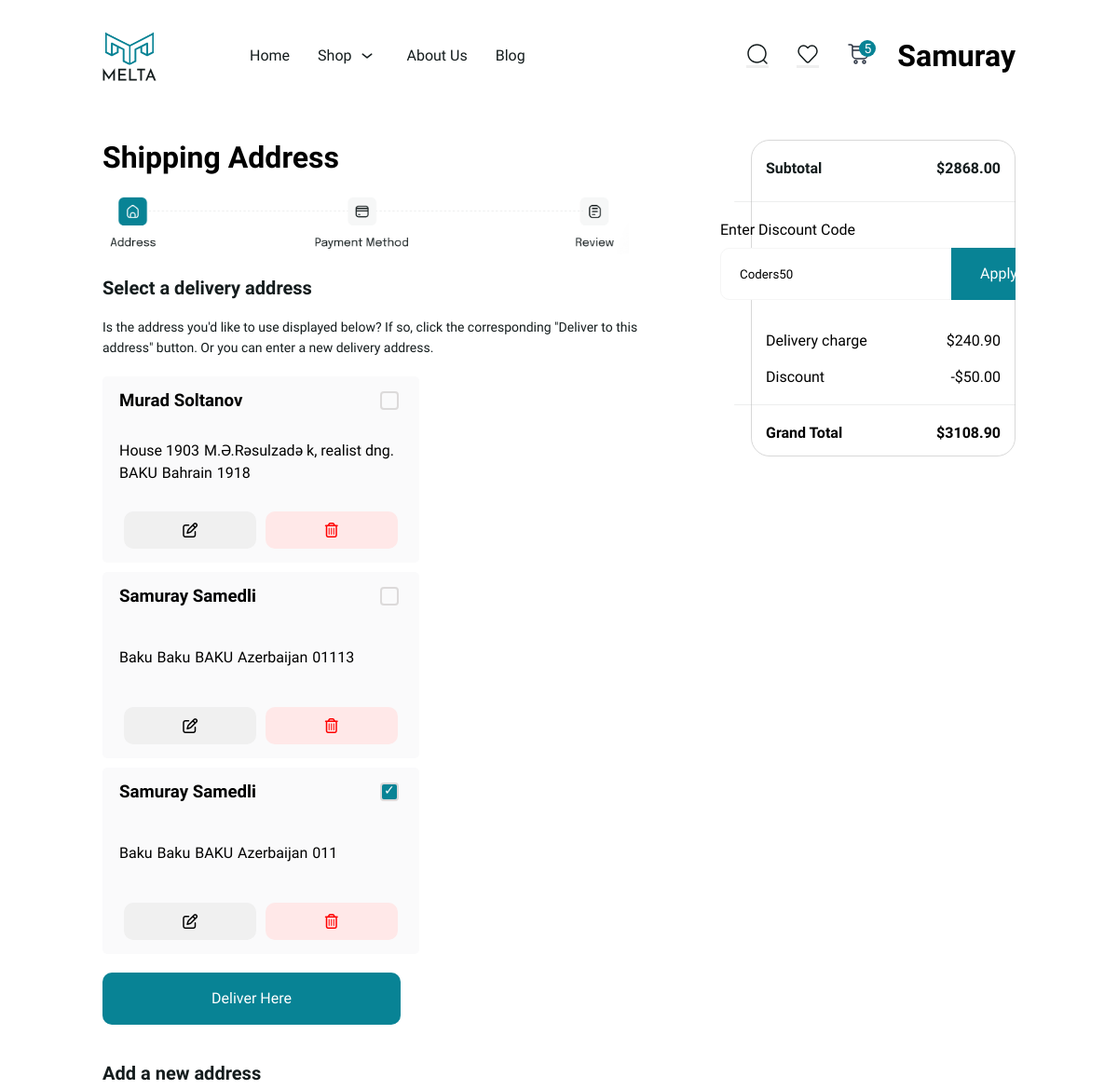
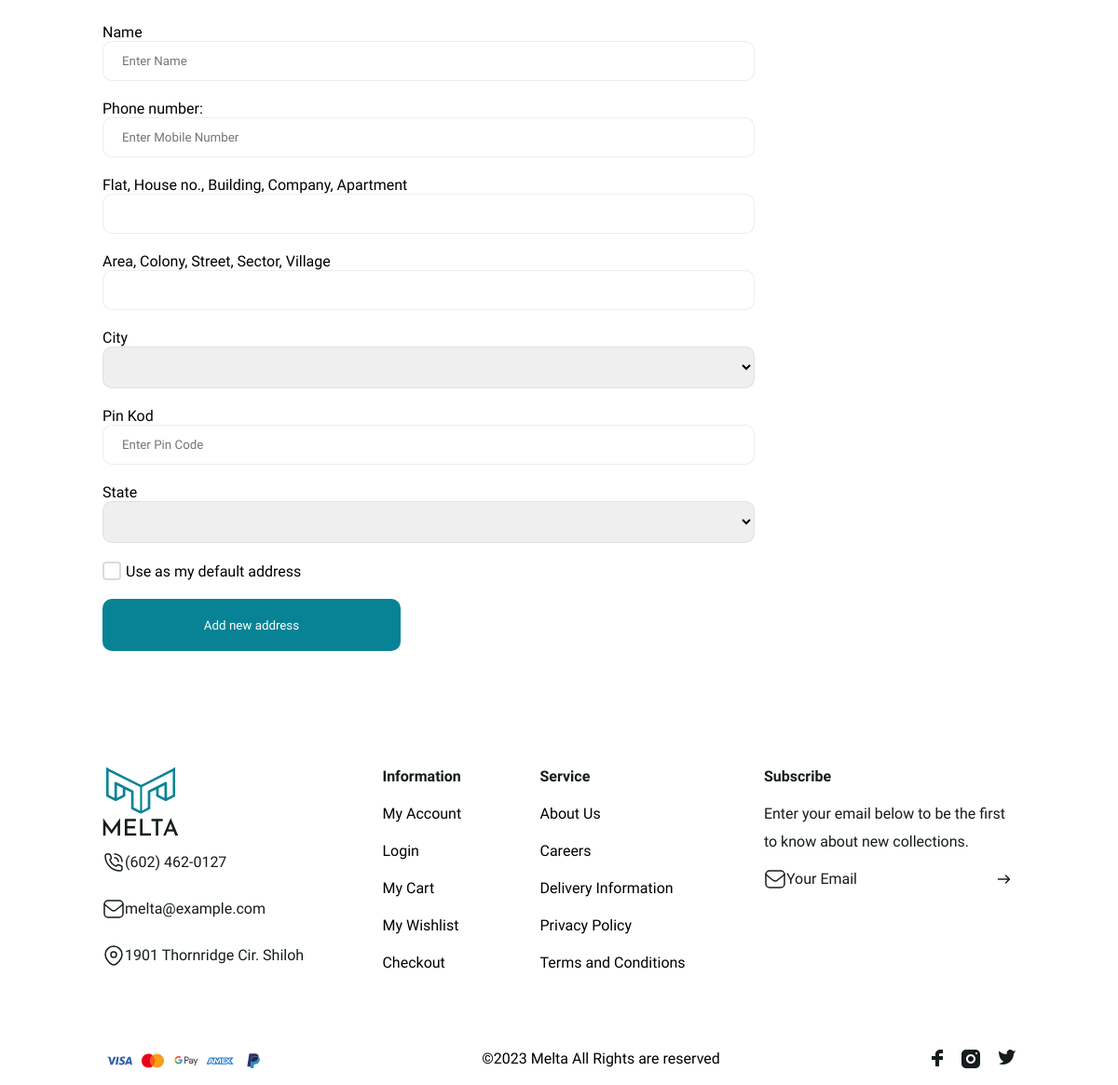
Screenshot of /shipping/ (signed in) with the database file from the repository (2 pictures, top to bottom).
### home/models.py (models this page shows, shortened)
class UserAddress(models.Model):
    user = models.ForeignKey(User,on_delete=models.CASCADE,related_name='address')
    name = models.CharField(max_length=50)
    country=models.CharField(max_length=50)
    city=models.CharField(max_length=50)
    flat=models.CharField(max_length=50)
    Area=models.CharField(max_length=50)
    pin=models.CharField(max_length=50)
    phone=models.CharField(blank=True,null=True,default="", max_length=50)
    default_address = models.BooleanField(default=False)

class UserOrderSummary(models.Model):
    user = models.OneToOneField(User,on_delete=models.CASCADE)
    discounts= models.ForeignKey(Discounts,null=True,db_constraint=False,on_delete=models.CASCADE,blank=True )
    discount_value= models.DecimalField(max_digits=10,decimal_places=2,default=0)
    subtotal= models.DecimalField(max_digits=10,decimal_places=2,default=0)
    payments = models.ForeignKey(Payments , null=True, blank=True,on_delete=models.CASCADE)
    address = models.ForeignKey(UserAddress, on_delete=models.SET_NULL, null=True, blank=True)
    total_delivery_cost= models.DecimalField(max_digits=10,decimal_places=2,default=0)
    grand_total= models.DecimalField(max_digits=10,decimal_places=2,default=0)

class Discounts(models.Model):
    code = models.CharField(max_length=50,unique=True)
    discount_type = models.CharField(max_length=50,choices=[('percentage', 'Percentage'), ('fixed', 'Fixed Amount')])
    discount_amount = models.DecimalField(max_digits=5, decimal_places=2)
    max_discount_amount = models.DecimalField(max_digits=5,decimal_places=2)
    is_active = models.BooleanField(default=True)
    def __str__(self):
        return self.code

### home/views.py (the view)
# urls.py: path('shipping/',shipping_view, name='shipping'),
def shipping_view(request):
    order = Order.objects.filter(customers=request.user, status=False)
    user_order_summary = UserOrderSummary.objects.get(user=request.user)
    address = UserAddress.objects.filter(user=request.user)
    if request.method == 'POST':
        id=request.POST.get('default_adress')
        default_address = UserAddress.objects.get(id=id)
        user_order_summary.address = default_address
        user_order_summary.save()
        return redirect('payments')
    context={'address':address,'user_order_summary':user_order_summary,'order':order}
    return render(request,'shipping.html',context)

### home/models.py (called while the page is built)
    def get_main_image(self):
        first_image = self.images.first()
        return first_image.images.url if first_image else None

### templates/shipping.html (shortened to what this page needs)
{% extends "base.html" %}
{% block body %}
<div class="shipping">
    <div class="shipping_left">
      <div class="shipping_caption">
        <h1>Shipping Address</h1>
      </div>
      <div class="shipping_icon">
        <img src="/media/navbar-footer_img/shipping_icon.png" alt="" />
      </div>
      <div class="shipping_text">
        <h4>Select a delivery address</h4><br>
        <span
          >Is the address you'd like to use displayed below? If so, click
          the corresponding "Deliver to this <br> address" button. Or you can
          enter a new delivery address.</span
        >
      </div>
      <div class="shipping_adress">
        {% if address %}
          {% for add in address %}
            <div class="ship_adress">
              <h3 class="ship_user"><span>{{add.name}}</span>
                {% if add.default_address %}
                <input  checked type="radio"  form="deliver" class="input_check" value="{{add.id}}" name="default_adress" id="{{add.id}}">
                {% else %}
                <input  form="deliver"  type="radio"  value="{{add.id}}" class="input_check" name="default_adress" id="{{add.id}}">
                {% endif %}
            </h3>
            <div class="address_details"><span>{{add.flat}}</span><span>{{add.Area}}</span><span>{{add.city}}</span><span>{{add.country}}</span><span>{{add.pin}}</span></div>
            <div class="address_update">
        <a class="address_change" href="{% url 'update-address' add.id %}"><i class="fa-regular fa-pen-to-square" style="color: #000000;"></i></a>
          <a class="address_delete" href="{% url 'delete-address' add.id %} "><i class="fa-regular fa-trash-can" style="color: #ff0000;"></i></a>
            </div>
          </div>
          {% endfor %}
        {% endif %}
      </div>
      <div class="">
        <a style="cursor: pointer;" href="{% url 'payments' %}"><button type="submit" form="deliver" id="proceed-to-checkout">Deliver Here</button></a>
      </div>
    </div>
    <div class="checkout_right">
      <div class="subtotal">
        <h4>Subtotal</h4>
        <h4>${{ user_order_summary.subtotal|floatformat:2}}</h4>
      </div>
      <hr id="subtotal_hr" />
      <div class="">
        <span style="text-align:left;">Enter Discount Code</span>
        <div class="coupon">
          <form class="coupon_input" method="post" action="{% url 'apply-discount' %}">
            {% if user_order_summary.discounts %}
            <input required type="text" id="coupon-code" value="{{user_order_summary.discounts}}" name="discount_code" placeholder="Enter discount code"/>
            {% else %}
            <input required type="text" id="coupon-code" value="" name="discount_code" placeholder="Enter discount code"/>
            {% endif %}
                    <button type="submit" id="apply-coupon">Apply</button>
                  </form>
      </div>
    </div>
    <div class="delivery">
      <div>Delivery charge</div>
      <div>
        ${{user_order_summary.total_delivery_cost|floatformat:2}}
      </div>
    </div>
    <div class="delivery">
      {% if user_order_summary.discount_value > 0 %}
      <div>Discount</div>
      <div>-${{user_order_summary.discount_value}}</div>
      {% endif %}
    </div>
      <hr id="subtotal_hr" />
      <div class="total">
        <h4>Grand Total</h4>
        <h4 >${{user_order_summary.grand_total|floatformat:2}}</h4>
      </div>
    </div>
  </div>
  <div class="shipping_form">
    <h4>Add a new address</h4>
    {% if update_address %}
    <form id="ship_form" action="{% url 'update-address' update_address.id %}" method="post">
      {% csrf_token %}
      <div class="form-group">
          <label for="name">Name</label>
          <input type="text" id="name" name="name" value='{{update_address.name}}' placeholder="Enter Name" required >
      </div>
      <div class="form-group">
          <label for="phone">Phone number:</label>
          <input type="tel" id="phone" value='{{update_address.phone}}' name="phone" placeholder="Enter Mobile Number" required>
      </div>
      <div class="form-group">
          <label for="address-details">Flat, House no., Building, Company, Apartment
          </label>
          <input type="text" id="address-details" value='{{update_address.flat}}' name="flat" required>
      </div>
      <div class="form-group">
          <label for="area">Area, Colony, Street, Sector, Village
          </label>
          <input type="text" id="area" value='{{update_address.Area}}' name="area" required>
      </div>
      <div class="form-group">
          <label for="city">City</label>
          <select id="city" name="city" value='{{update_address.city}}' required>
          </select>
      </div>
      <div class="form-group">
          <label for="pin-code">Pin Kod</label>
          <input type="text" value='{{update_address.pin}}' id="pin-code" name="pin-code" placeholder="Enter Pin Code" required>
      </div>
      <div class="form-group">
          <label for="state">State</label>
          <select value='{{update_address.country}}' id="state" name="state" required>
        </select>
      </div>
      <div >
        <label style="display: flex;align-items:center;" for="default-address"><input  class="input_check" style='margin-right:5px' type="checkbox" value='{{update_address.default_address}}' id="default-address"  name="default-address">Use as my default address</label>
    </div>
      <div class="form-group">
          <button type="submit">Add new address</button>
      </div>
  </form>
    {% else %}
    <form id="ship_form" action="{% url 'address-add' %}" method="post">
      <div class="form-group">
          <label for="name">Name</label>
          <input type="text" id="name" name="name" placeholder="Enter Name" required >
      </div>
      <div class="form-group">
          <label for="phone">Phone number:</label>
          <input type="tel" id="phone" name="phone" placeholder="Enter Mobile Number" required>
      </div>
      <div class="form-group">
          <label for="address-details">Flat, House no., Building, Company, Apartment
          </label>
          <input type="text" id="address-details" name="flat" required>
      </div>
      <div class="form-group">
          <label for="area">Area, Colony, Street, Sector, Village
          </label>
          <input type="text" id="area" name="area" required>
      </div>
      <div class="form-group">
          <label for="city">City</label>
          <select id="city" name="city" required>
          </select>
      </div>
      <div class="form-group">
          <label for="pin-code">Pin Kod</label>
          <input type="text" id="pin-code" name="pin-code" placeholder="Enter Pin Code" required>
      </div>
      <div class="form-group">
          <label for="state">State</label>
          <select value='Azerbaijan' id="state" name="state" required>
        </select>
      </div>
      <div >
        <label style="display: flex;align-items:center;" for="default-address"><input  class="input_check" style='margin-right:5px' type="checkbox" value='True' id="default-address" name="default-address">Use as my default address</label>
    </div>
      <div class="form-group">
          <button type="submit">Add new address</button>
      </div>
  </form>
    {% endif %}
  </div>
{% endblock body %}

### templates/base.html (shortened to what this page needs)
{% load static %}
<!DOCTYPE html>
<html lang="en">
<head>
    <link rel="stylesheet" href="https://cdnjs.cloudflare.com/ajax/libs/font-awesome/6.5.1/css/all.min.css" />
    <link rel="stylesheet" href="{% static 'product.css'%}">
    <link rel="stylesheet" href="{%static 'style.css'%}">
</head>
<body>
    <div class="">
        <div class="navbar">
          <div class="nav">
            <div class="logo_text">
              <img
              src="/media/navbar-footer_img/homepage_logo.svg"
                alt="header-logo"
                class="header_logo"
              />
            </div>
            <ul class="header_menu">
              <li><a href="{% url 'home' %}">Home</a></li>
              <li>
                <a href="{% url 'products' %}">Shop <img src="/media/navbar-footer_img/down.svg" alt="down" /></a>
              </li>
              <li><a href="">About Us</a></li>
              <li><a href="">Blog</a></li>
            </ul>
          </div>
          <div class="nav_login">
            <ul class="header_icon">
              <li>
                <button class="icon-button">
                  <img src="/media/navbar-footer_img/search_icon.svg" alt="" />
                </button>
              </li>
              <li>
                <button class="icon-button">
                  <img src="/media/navbar-footer_img/fav_icon.svg" alt="" />
                </button>
              </li>
              <li>
                <button id="shop_btn" onclick="card_view(event)" class="icon_button">
                  <img src="/media/navbar-footer_img/shopbuy_icon.svg" alt="" />
                  <span id="shopcount">1</span>
                </button>
              </li>
            </ul>
            {% if request.user.is_authenticated %}
            <h1>{{request.user.username|title}}</h1>
              {% else %}
              <button class="login-button"><span>Login</span></button>
            {% endif %}
          </div>
        </div>
      </div>
      <div id='container' class="container">
    {% block body %}
    {% endblock body %}
     </div>
    <div class="">
        <div class="footer">
          <ul>
            <img
              src="/media/navbar-footer_img/homepage_logo.svg"
              alt="footer-logo"
              class="footer_logo"
            />
            <li class="media_icon">
              <img src="/media/navbar-footer_img/calling.svg" alt="">
              <span>(602) 462-0127</span>
            </li>
            <li class="media_icon">
              <img src="/media/navbar-footer_img/gmail.svg" alt="">
              <span>melta@example.com</span>
            </li>
            <li class="media_icon">
              <img src="/media/navbar-footer_img/location.svg" alt="">
              <span>1901 Thornridge Cir. Shiloh</span>
            </li>
          </ul>
          <ul>
            <li><span class="bold">Information</span></li>
            <li><a href="">My Account</a></li>
            <li><a href="">Login</a></li>
            <li><a href="">My Cart</a></li>
            <li><a href="">My Wishlist</a></li>
            <li><a href="">Checkout</a></li>
          </ul>
          <ul>
            <li><span class="bold">Service</span></li>
            <li><a href="">About Us</a></li>
            <li><a href="">Careers</a></li>
            <li><a href="">Delivery Information</a></li>
            <li><a href="">Privacy Policy</a></li>
            <li><a href="">Terms and Conditions</a></li>
          </ul>
          <ul>
            <li><span class="bold">Subscribe</span></li>
            <li>
              Enter your email below to be the first <br> to know about new
              collections.
            </li>
            <li class="gmail">
              <img src="/media/navbar-footer_img/gmail.svg" alt="gmail icon">
              <span style="margin-right: 145px;">Your Email</span>
              <img src="/media/navbar-footer_img/right.svg" alt="right icon"></li>
          </ul>
        </div>
        <br><br>
        <div class="footer_end">
          <ul class="pay_card">
              <li><img src="/media/navbar-footer_img/Visa.svg" alt="Visa"></li>
              <li><img src="/media/navbar-footer_img/Mastercard.svg" alt="Mastercard"></li>
              <li><img src="/media/navbar-footer_img/GooglePay.svg" alt="GooglePay"></li>
              <li><img src="/media/navbar-footer_img/Amex.svg" alt="Amex"></li>
              <li><img src="/media/navbar-footer_img/PayPal.svg" alt="PayPal"></li>
          </ul>
          <span>©2023 Melta All Rights are reserved️ </span>
          <ul class="social">
              <li><img src="/media/navbar-footer_img/fb.svg" alt="facebook icon"></li>
              <li><img src="/media/navbar-footer_img/instagram.svg" alt="instagram icon"></li>
              <li><img src="/media/navbar-footer_img/twitter.svg" alt="twitter icon"></li>
          </ul>
        </div>
      </div>
</body>
</html>

### static/product.css (style rules this page uses)
* { margin: 0; padding: 0; box-sizing: border-box; border: none; text-decoration: none; list-style: none; font-family: "Epilogue", sans-serif; user-select: none; }
i { cursor: pointer; }
a { color: black; }
body { padding: 10px 110px; }
.container { display: flex; flex-direction: column; overflow: hidden; width: 100%; gap: 20px; padding: 40px 0px; }
.input_check { -moz-appearance: none; -webkit-appearance: none; appearance: none; width: 20px; height: 20px; margin-right: 4px; border: 2px solid #dcdada; position: relative; border-radius: 4px; outline: none; cursor: pointer; }
.input_check:checked { background-color: #088395; }
.input_check:checked::before { content: '✓'; position: absolute; top: -2px; left: 2px; font-size: 14px; color: white; }

### rows the page displays
UserAddress: name "Murad Soltanov", flat "House 1903", Area "M.Ə.Rəsulzadə k, realist dng.", city "BAKU", country "Bahrain", pin "1918"
UserAddress: name "Samuray Samedli", flat "Baku", Area "Baku", city "BAKU", country "Azerbaijan", pin "01113"
UserAddress: name "Samuray Samedli", flat "Baku", Area "Baku", city "BAKU", country "Azerbaijan", pin "011"
UserOrderSummary: subtotal "2868.00", discount_code "Coders50", total_delivery_cost "240.90", discount_value "50.00", grand_total "3108.90"

### other values shown
{{ request.user.username|title }} "Samuray"
